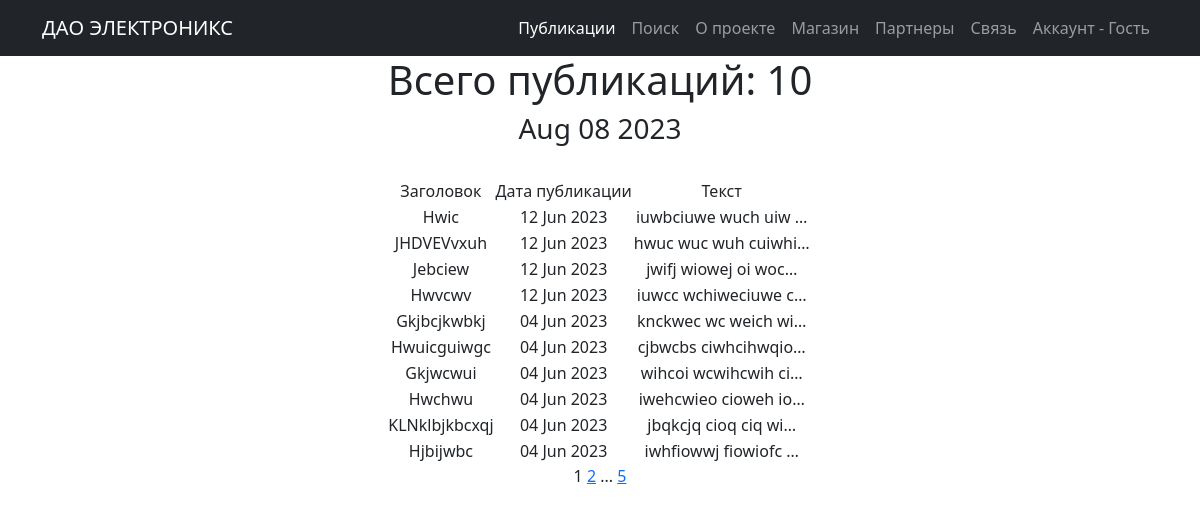
Before: / with the older database file.
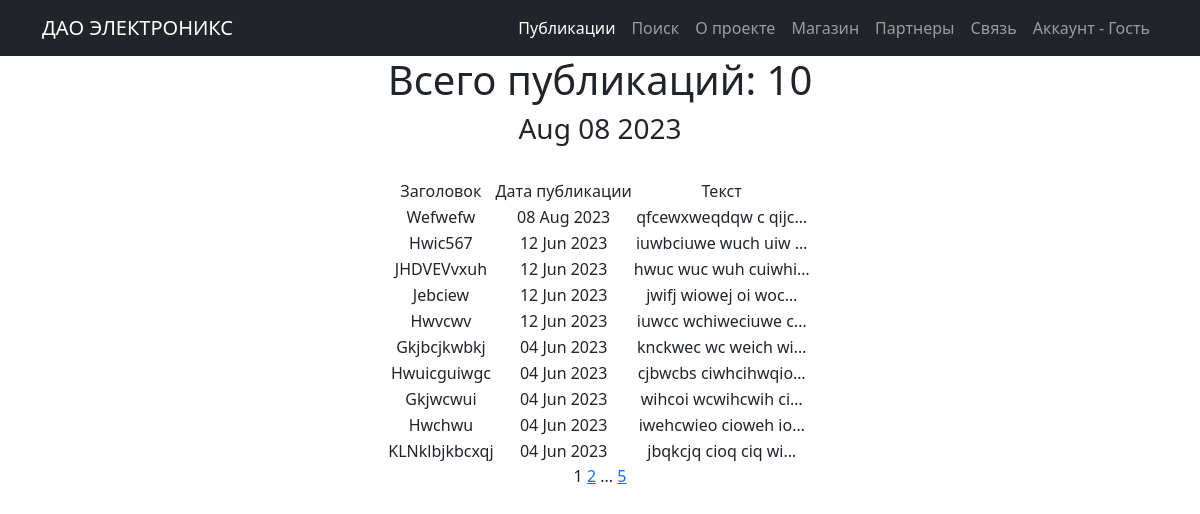
After: the same page with the newer database file.
### posts/models.py (models this page shows, shortened)
class Post(models.Model):
    type = models.CharField(max_length=2, choices=CATEGORY_CHOICES, default=ARTICLE)
    add_time = models.DateTimeField(auto_now_add=True)
    title = models.CharField(max_length=255)
    text = models.TextField()
    rating = models.IntegerField(default=0)
    author = models.ForeignKey(Author, on_delete=models.CASCADE)
    category = models.ManyToManyField(Category, through='PostCategory')

### posts/views.py (the view)
# urls.py: path('', cache_page(60*1)(PostsList.as_view()), name='posts_list'),
class PostsList(ListView):
    model = Post
    ordering = '-add_time'
    template_name = 'posts_list.html'
    context_object_name = 'posts_list'
    paginate_by = 10
    def get_queryset(self):
        queryset = super().get_queryset()
        self.filterset = PostFilter(self.request.GET, queryset)
        return self.filterset.qs
    def get_context_data(self, **kwargs):
        context = super().get_context_data(**kwargs)
        context['filterset'] = self.filterset
        return context

### posts/templatetags/custom_filters.py (called while the page is built)
@register.filter()
def censor(value):
    for item in bad_words:
        if item in value:
            return value.replace(item, new_word(item))
        else:
            return value

### posts/templatetags/custom_tags.py (called while the page is built)
@register.simple_tag()
def current_time(format_string='%b %d %Y'):
    return datetime.utcnow().strftime(format_string)

### templates/posts_list.html (shortened to what this page needs)
{% extends 'flatpages/default.html' %}
{% load custom_filters %}
{% load custom_tags %}
{% block content %}
{% if posts_list %}
    <h1> Всего публикаций: {{ posts_list|length }} </h1>
    <h3>{% current_time '%b %d %Y' %}</h3>
    <br>
    <table align="center">
               <tr>
                   <td>Заголовок</td>
                   <td>Дата публикации</td>
                   <td>Текст</td>
               </tr>
        {% for posts in posts_list %}
               <tr>
                   <td>{{ posts.title|censor }}</td>
                   <td>{{ posts.add_time|date:"d M Y" }}</td>
                   <td>{{ posts.text|truncatechars:20|censor }}</td>
                   <td>
                </td>
               </tr>
        {% endfor %}
    </table>
{% else %}
    <h2>Публикаций нет!</h2>
{% endif %}
   {{ page_obj.number }}
   {% if page_obj.has_next %}
       <a href="?page={{ page_obj.next_page_number }}">{{ page_obj.next_page_number }}</a>
       {% if paginator.num_pages != page_obj.next_page_number %}
           ...
           <a href="?page={{ page_obj.paginator.num_pages }}">{{ page_obj.paginator.num_pages }}</a>
       {% endif %}
   {% endif %}
{% endblock content %}

### templates/flatpages/default.html (shortened to what this page needs)
<!DOCTYPE html>
<html lang="en">
    <head>
        {% load static %}
        {% load cache %}
        <link href="{% static 'css/styles.css' %}" rel="stylesheet" />
    </head>
    <body>
        {% cache 3600 navbar %}
        <nav class="navbar navbar-expand-lg navbar-dark bg-dark">
            <div class="container">
                <a class="navbar-brand" href="/posts/">ДАО ЭЛЕКТРОНИКС</a>
                <div class="collapse navbar-collapse" id="navbarSupportedContent">
                    <ul class="navbar-nav ms-auto mb-2 mb-lg-0">
                        <li class="nav-item"><a class="nav-link active" aria-current="page" href="/posts/">Публикации</a></li>
                        <li class="nav-item"><a class="nav-link" href="/posts/search">Поиск</a></li>
                        <li class="nav-item"><a class="nav-link" href="/about/">О проекте</a></li>
                        <li class="nav-item"><a class="nav-link" href="/store/">Магазин</a></li>
                        <li class="nav-item"><a class="nav-link" href="/partners/">Партнеры</a></li>
                        <li class="nav-item"><a class="nav-link" href="/contacts/">Связь</a></li>
                        {% if request.user.is_authenticated %}
                            <li class="nav-item"><a class="nav-link" href="/accounts/login/">{{ user.username }}</a></li>
                        {% else %}
                            <li class="nav-item"><a class="nav-link" href="/accounts/login/">Аккаунт - Гость</a></li>
                        {% endif %}
                    </ul>
                </div>
            </div>
        </nav>
        {% endcache %}
        <div class="container">
           <div class="row">
               <div class="col-lg-12 text-center">
                   {% block content %}{% endblock content %}
               </div>
           </div>
        </div>
    </body>
</html>

Changed rows visible on the page:
no longer on this page (row unchanged): Post: title|censor "Hjbijwbc", add_time "04 Jun 2023", text|censor "iwhfiowwj fiowiofc …"
added Post: title|censor "Wefwefw", add_time "08 Aug 2023", text|censor "qfcewxweqdqw c qijc…"
changed Post "iuwbciuwe wuch uiw …": title|censor "Hwic" → "Hwic567"
